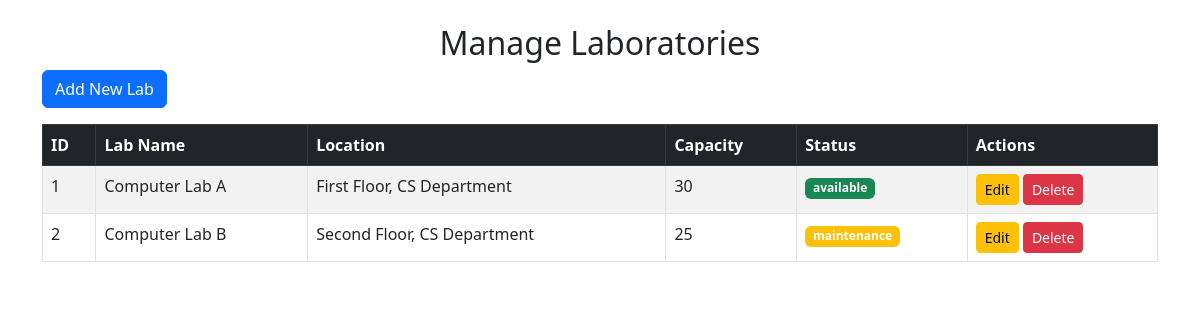
Page /manage_labs.php (signed in) on the committed database.
### tables this page shows
CREATE TABLE laboratories (
    lab_id INT AUTO_INCREMENT PRIMARY KEY,
    lab_name VARCHAR(100) NOT NULL,
    location VARCHAR(100) NOT NULL,
    capacity INT NOT NULL,
    status ENUM('available', 'occupied', 'maintenance') DEFAULT 'available'
);

### manage_labs.php (the view, shortened to what this page needs)
<?php
include 'db_connect.php';
$sql = "SELECT lab_id, lab_name, location, capacity, status FROM laboratories ORDER BY lab_name ASC";
$result = $conn->query($sql);
?>
<!DOCTYPE html>
<html lang="en">
<head>
    <link href="https://cdn.jsdelivr.net/npm/bootstrap@5.3.0/dist/css/bootstrap.min.css" rel="stylesheet">
</head>
<body>
<div class="container mt-4">
    <h2 class="text-center">Manage Laboratories</h2>
    <a href="add_lab.php" class="btn btn-primary mb-3">Add New Lab</a>
    <table class="table table-bordered table-striped">
        <thead class="table-dark">
            <tr>
                <th>ID</th>
                <th>Lab Name</th>
                <th>Location</th>
                <th>Capacity</th>
                <th>Status</th>
                <th>Actions</th>
            </tr>
        </thead>
        <tbody>
            <?php while ($row = $result->fetch_assoc()): ?>
                <tr>
                    <td><?= htmlspecialchars($row['lab_id']) ?></td>
                    <td><?= htmlspecialchars($row['lab_name']) ?></td>
                    <td><?= htmlspecialchars($row['location']) ?></td>
                    <td><?= htmlspecialchars($row['capacity']) ?></td>
                    <td>
                        <span class="badge <?= $row['status'] == 'available' ? 'bg-success' : 'bg-warning' ?>">
                            <?= htmlspecialchars($row['status']) ?>
                        </span>
                    </td>
                    <td>
                        <a href="edit_lab.php?id=<?= $row['lab_id'] ?>" class="btn btn-warning btn-sm">Edit</a>
                        <a href="delete_lab.php?id=<?= $row['lab_id'] ?>" class="btn btn-danger btn-sm" onclick="return confirm('Are you sure you want to delete this lab?');">Delete</a>
                    </td>
                </tr>
            <?php endwhile; ?>
        </tbody>
    </table>
</div>
</body>
</html>

### rows in the picture
laboratories: lab_id "1", lab_name "Computer Lab A", location "First Floor, CS Department", capacity "30", status "available"
laboratories: lab_id "2", lab_name "Computer Lab B", location "Second Floor, CS Department", capacity "25", status "maintenance"
